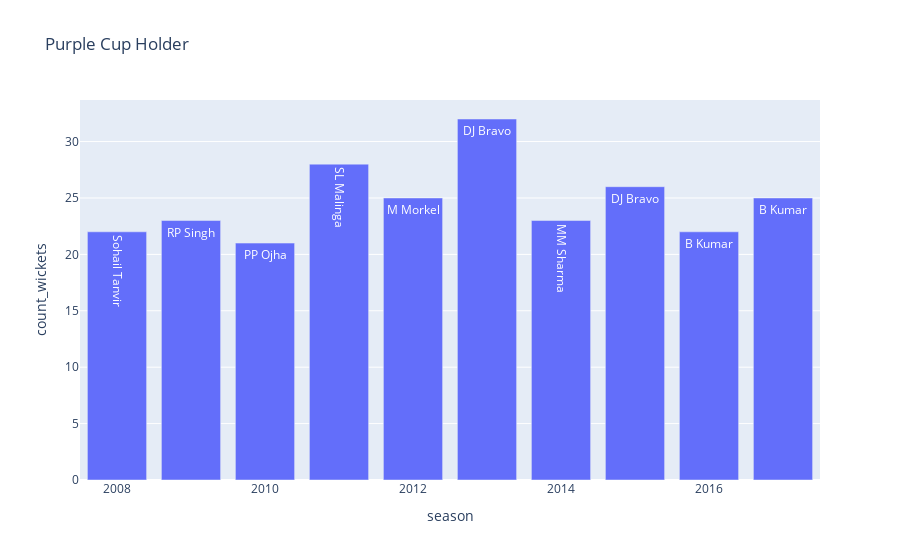

The code cell stored with this chart in its notebook:
### Code cell
fig = px.bar(data_frame=purple, x="season", y="count_wickets", text="bowler",title="Purple Cup Holder")
fig.show()

### Figure 1 — Plotly figure (JSON) as saved in the notebook; plotly's stock layout.template omitted (floating-point values rounded to 4 significant figures)
{"data": [{"alignmentgroup": "True", "hovertemplate": "season=%{x}<br>count_wickets=%{y}<br>bowler=%{text}<extra></extra>", "legendgroup": "", "marker": {"color": "#636efa", "pattern": {"shape": ""}}, "name": "", "offsetgroup": "", "orientation": "v", "showlegend": false, "text": ["Sohail Tanvir", "RP Singh", "PP Ojha", "SL Malinga", "M Morkel", "DJ Bravo", "MM Sharma", "DJ Bravo", "B Kumar", "B Kumar"], "textposition": "auto", "type": "bar", "x": [2008, 2009, 2010, 2011, 2012, 2013, 2014, 2015, 2016, 2017], "xaxis": "x", "y": [22, 23, 21, 28, 25, 32, 23, 26, 22, 25], "yaxis": "y"}], "layout": {"barmode": "relative", "legend": {"tracegroupgap": 0}, "title": {"text": "Purple Cup Holder"}, "xaxis": {"anchor": "y", "domain": [0, 1], "title": {"text": "season"}}, "yaxis": {"anchor": "x", "domain": [0, 1], "title": {"text": "count_wickets"}}}}
